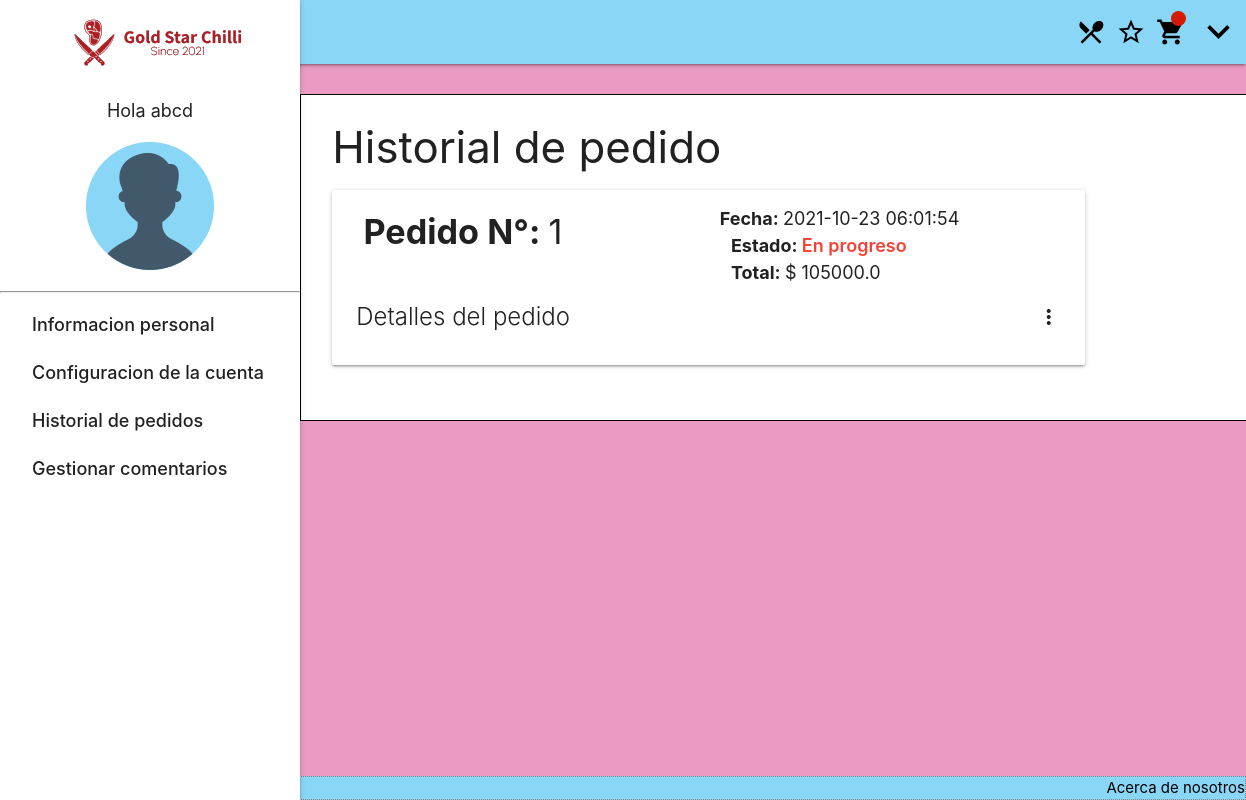
The app's page /Usuario/Pedidos/ (signed in), older data.
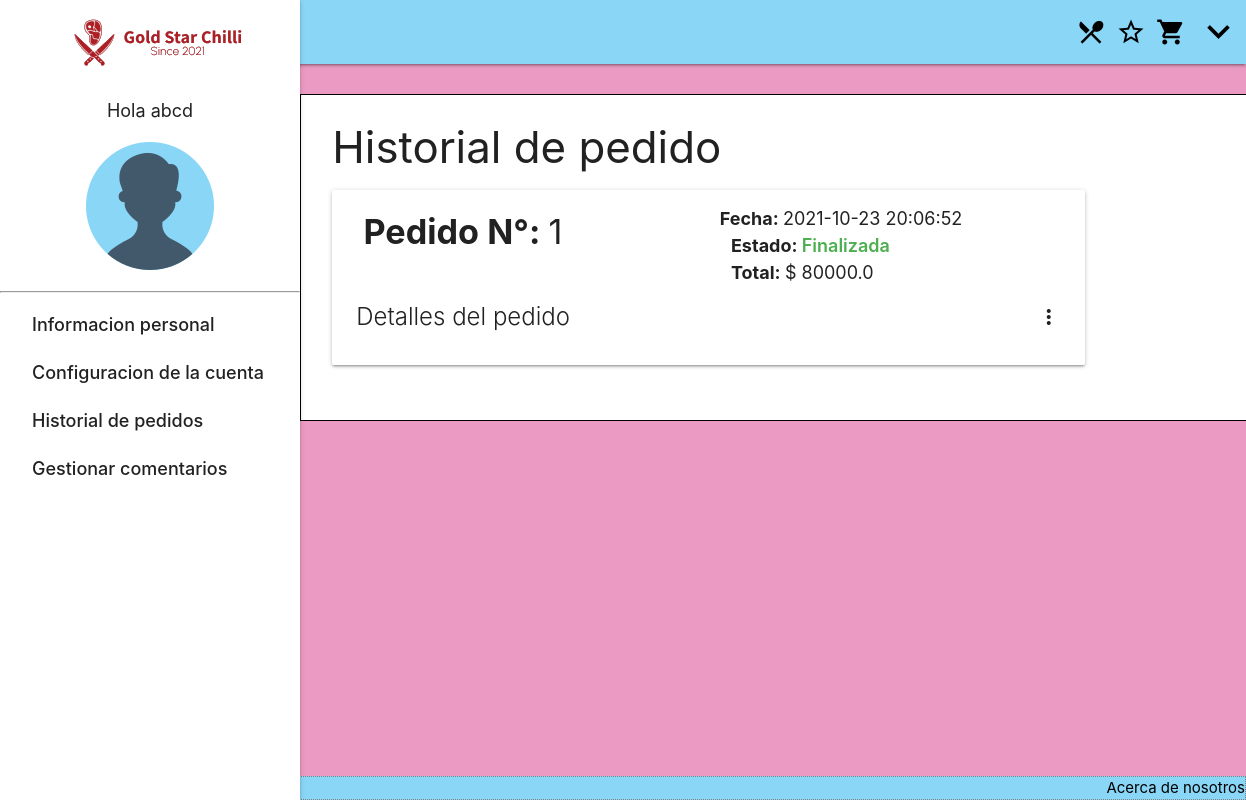
The same page, newer data.
### tables this page shows
CREATE TABLE pedido (id INTEGER PRIMARY KEY AUTOINCREMENT NOT NULL, fecha TIMESTAMP NOT NULL DEFAULT (datetime('now', 'localtime')), total FLOAT NOT NULL, Confirmado BOOLEAN NOT NULL DEFAULT (false), usuarios_nit INTEGER REFERENCES usuarios (NIT) NOT NULL);

### app.py (the view)
@app.route('/Usuario/Pedidos/',methods=["GET","POST"])
def pedidosUsuarios():
    if es_usuario():
        statement="SELECT id,fecha,confirmado,total FROM pedido WHERE usuarios_nit=?;"
        parametros=(session["nit"],)
        pedidos = consultarBD(statement,parametros)
        for i in range(len(pedidos)):
            statement="SELECT imagen,nombre,cantidad,precio,id FROM detalles_plato as dp inner join platos as p ON dp.platos_id = p.id WHERE dp.pedido_id = ?;"
            parametros=(pedidos[i][0],)
            pedidos[i] = pedidos[i] + ((consultarBD(statement,parametros)),)
        if request.method == "POST":
            id_plato = request.form.get('id_plato')
            comentario = request.form.get('comentario')
            statement = "INSERT INTO comentarios (usuarios_nit,platos_id,comentario) VALUES (?,?,?);"
            parametros = (session["nit"],id_plato,comentario)
            row_id = modificarBD(statement,parametros)
        return render_template('usuario_pedidos.html',titulo='Pedidos del usuario',pedidos=pedidos)
    limpiarMensajes()
    flash('login_failed')
    return redirect('/Login')

### app.py (called while the page is built)
def consultarBD(query,params):
    if(query != ''):
        valid = False
        try:
            sqliteConnection = sqlite3.connect('./data/GoldStar.sqlite')
            cursor = sqliteConnection.cursor()
            if params:
                cursor.execute(query,params)
            else:
                cursor.execute(query)
            result = cursor.fetchall()
            cursor.close()
            valid = True
        except sqlite3.Error as error:
            print("Error while connecting to sqlite", error)
        finally:
            if sqliteConnection:
                sqliteConnection.close()
                print("The SQLite connection is closed")
            if valid:
                return result
            else:
                return []

def es_usuario():
    if 'nit' in session:
        return True
    else:
        return False

### templates/usuario_pedidos.html (shortened to what this page needs)
{% extends "baseUsuarios.html" %}
{% block contenidoUsuario %}
    <div class="col dashboard_innerContent" style="padding: 0px 20px 40px 20px;">
        <div class="col s12 m10">
            <h3 class="header">Historial de pedido</h3>
            {% for pedido in pedidos %}
            <div class="card">
                <div class="card-image">
                    <div class="col s12 m6">
                        <h4 style="margin-left: 20px;"><b>Pedido N°: </b>{{ pedido[0] }}</h4>
                    </div>
                    <div class="input-field col s12 m6">
                        <span style="font-size: large;"><b>Fecha: </b>{{ pedido[1] }}</span>
                        <div class="col s12">
                            {% if not pedido[2] %}
                              <span style="font-size: large;"><b>Estado: </b><span style="font-size: large; font-weight: 600;" class="red-text">En progreso</span></span>
                            {% else %}
                              <span style="font-size: large;"><b>Estado: </b><span style="font-size: large; font-weight: 600;" class="green-text">Finalizada</span></span>
                            {% endif %}
                        </div>
                        <div class="col s12">
                            <span style="font-size: larger;"><b>Total: </b>$ {{ pedido[3] }} </span>
                        </div>
                    </div>
                </div>
                <div class="card-content">
                    <span class="card-title activator grey-text text-darken-4">Detalles del pedido<i class="material-icons right">more_vert</i></span>
                </div>
            </div>
            {% endfor %}
          </div>
    </div>
{% endblock %}

### templates/baseUsuarios.html (shortened to what this page needs)
{% extends "base.html" %}
{% block contenido %}
<main>
    <div class="row" style="margin: 0px;">
        <ul id="slide-out" class="sidenav sidenav-fixed">
            <p class="center-align"><a href="/" class="brand-logo"><img src="/static/img/logo.PNG"></a></p>
            <p class="center-align" style="font-size: large;">Hola {{ session["nombre"] }}</p>
            <p class="center-align"><img src="/static/img/user.png"></p>
            <hr>
            <li><a active href="/Usuario/">Informacion personal</a></li>
            <li><a href="/Usuario/Cuenta/">Configuracion de la cuenta</a></li>
            <li><a href="/Usuario/Pedidos/">Historial de pedidos</a></li>
            <li><a href="/Usuario/Comentarios/">Gestionar comentarios</a></li>
        </ul>
        {% block contenidoUsuario %}
        {% endblock %}
    </div>
</main>
{% endblock %}

### templates/base.html (shortened to what this page needs)
<!DOCTYPE html>
<html lang="en">
<head>
	<link rel="stylesheet" href="https://cdnjs.cloudflare.com/ajax/libs/materialize/1.0.0/css/materialize.min.css">
    <link rel="stylesheet" href="/static/css/estilos.css">
    <link rel="stylesheet" href="/static/css/styles.css">
</head>
{% if bodyid %}
<body id="{{ bodyid }}">
{% else %}
<body>
{% endif%}
    <header>
    <nav style="background-color: #89D6F7;">
        <div class="nav-wrapper">
            <a href="/" class="brand-logo"><img src="/static/img/logo.PNG" alt=""style="padding-left: 15px padding-top: 5px;"></a>
            <ul class="right hide-on-med-and-down">
                <li><a class="icono" href="/Menu"><i class="material-icons" style="font-size: 2rem;">restaurant_menu</i></a></li>
                <li><a class="icono" href="/Lista_deseos"><i class="material-icons" style="font-size: 2rem;">star_border</i></a></li>
                <li><a class="icono" href="/Pedidos"><i class="material-icons" style="font-size: 2rem;">shopping_cart</i></a></li>
                <li><a class="icono dropdown-trigger" href="#!" data-target="menudropdown"><i class="material-icons" style="font-size: 3rem;">expand_more</i></a></li>
            </ul>
        </div>
    </nav>
    </header>
    {% if 'nit' in session %}
        {% if session["pedido"] != None %}
        <div class="circuloCarrito"></div>
        {% endif %}
    {% endif %}
	{% block contenido %}
    {% endblock %}
    <div class="footer-copyright" style="background-color: #89D6F7; border: 0.5px dotted grey;">
        <div>© 2021 Copyright
            <a class="black-text right" href="#!" onclick="alert('Esta vacio, vez...');">Acerca de nosotros</a>
        </div>
	</div>
</body>
</html>

### static/css/estilos.css (style rules this page uses)
:root { --header-height: 60px; }

### static/css/styles.css (style rules this page uses)
body { background-color: rgb(235, 155, 195); display: flex; min-height: 100vh; flex-direction: column; }
main { flex: 1 0 auto; }
.icono { padding: 0px 5px; color:black; }
.sidenav li a { font-size: large; }
.dashboard_innerContent { background-color: white; border: 1px solid black; margin-top: 30px; padding: 20px; position: relative; }
@media screen and (min-width: 992px) { .dashboard_innerContent { left: 300px; width: 78%; } }
.brand-logo { padding-left: 15px; padding-top: 5px; }

Row changes from the older to the newer data that the page shows:
changed pedido id 1: fecha "2021-10-23 06:01:54" → "2021-10-23 20:06:52"; total "105000.0" → "80000.0"; Confirmado "En progreso" → "Finalizada"
